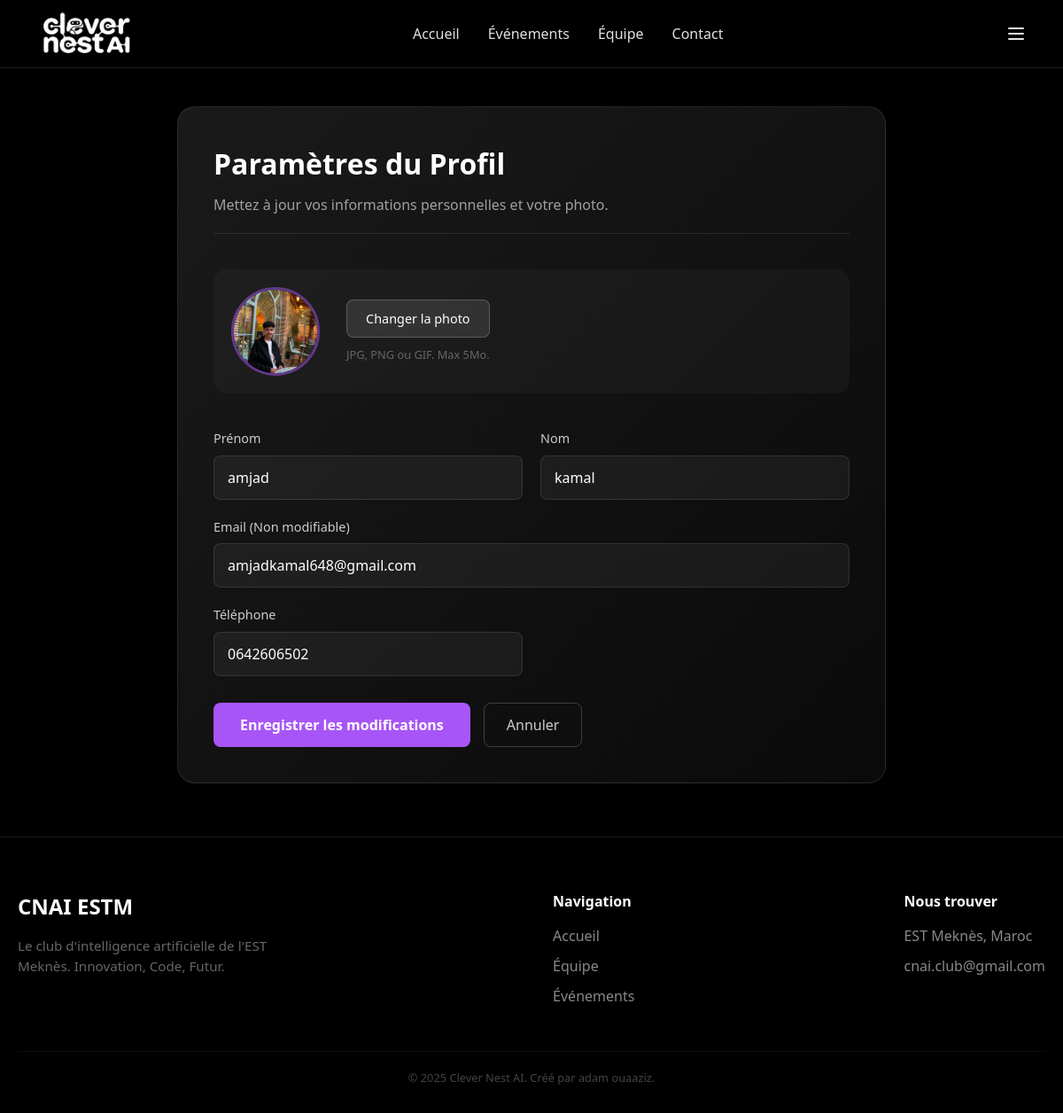
The page /settings/ (signed in) on the database as committed earlier.
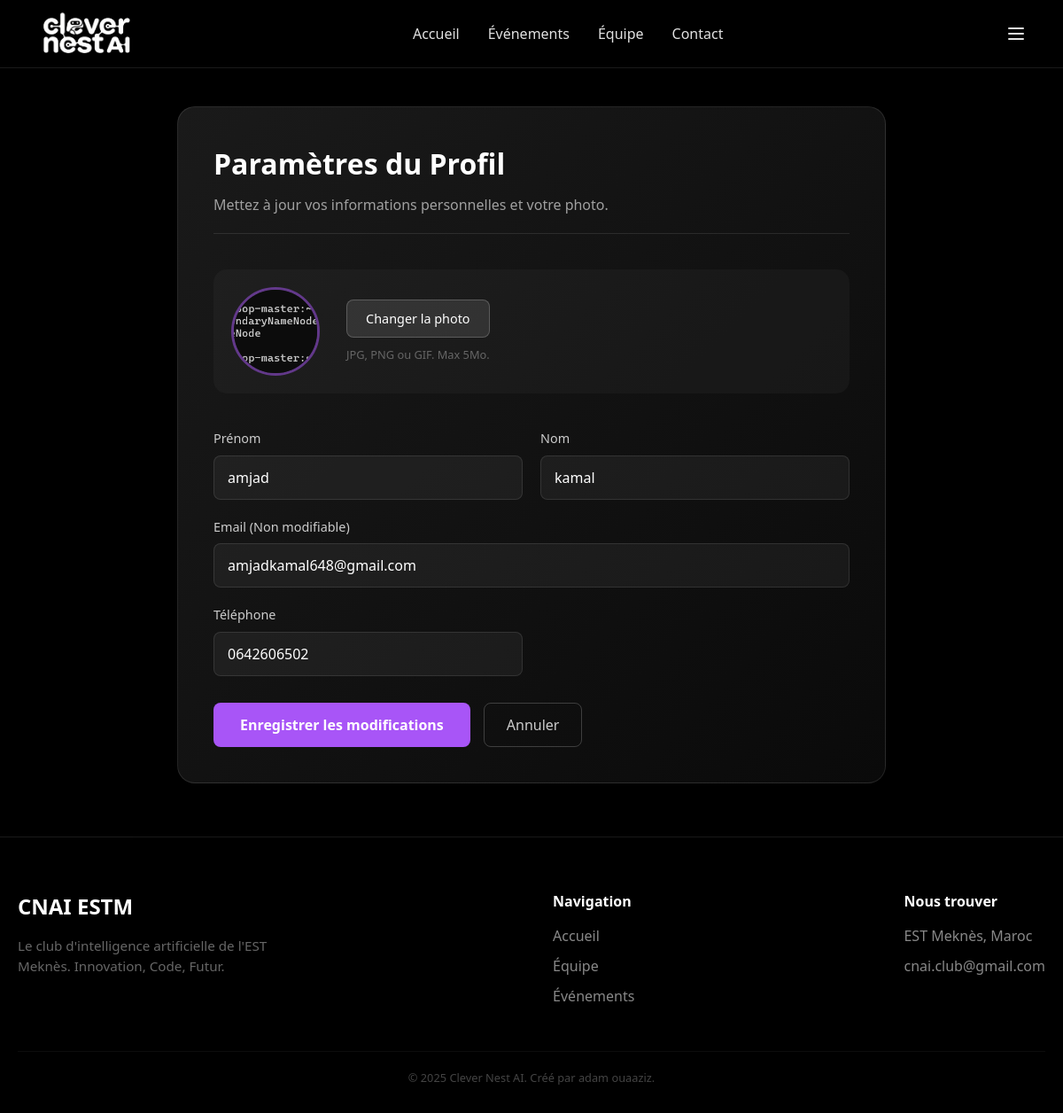
The same page on the database as committed later.
### membres/models.py (models this page shows, shortened)
class Membres(models.Model):
    nom = models.CharField(max_length=100)
    prenom = models.CharField(max_length=100)
    email = models.EmailField(unique=True)
    code_MASSAR = models.CharField(max_length=20, unique=True)
    telephone = models.CharField(max_length=15, blank=True, null=True)
    filliere = models.CharField(max_length=100)
    login = models.CharField(max_length=50, unique=True)
    mot_de_passe = models.CharField(max_length=128)
    points = models.IntegerField(default=0)
    rang = models.CharField(max_length=50, blank=True, null=True)
    photo = models.ImageField(upload_to='photos/', blank=True, null=True)
    date_inscription = models.DateTimeField(auto_now_add=True)
    uuid_code = models.UUIDField(default=uuid.uuid4, unique=True, editable=False)
    class Meta:
        ordering = ['nom']
        verbose_name = "Membre"
        verbose_name_plural = "Membres"

### membres/views.py (the view)
# urls.py: path('settings/', views.settings, name='settings'),
def settings(request):
    if not require_login(request): return redirect('login')
    if request.user.is_authenticated:
        return render(request, 'membres/settings.html', {'is_admin': True})
    membre = Membres.objects.get(id=request.session['membre_id'])
    if request.method == 'POST':
        form = MembreSettingsForm(request.POST, request.FILES, instance=membre)
        if form.is_valid():
            nouveau_mdp = form.cleaned_data.get('nouveau_mot_de_passe')
            if nouveau_mdp: membre.mot_de_passe = nouveau_mdp
            form.save()
            messages.success(request, "✅ Informations mises à jour !")
            return redirect('settings')
        else:
            messages.error(request, "❌ Erreur mise à jour.")
    else:
        form = MembreSettingsForm(instance=membre)
    return render(request, 'membres/settings.html', {
        'form': form, 'membre': membre, 'is_member': get_is_member(request)
    })

### membres/forms.py (shortened to what this page needs)
class MembreSettingsForm(forms.ModelForm):
    nouveau_mot_de_passe = forms.CharField(
        required=False,
        widget=forms.PasswordInput(attrs={'placeholder': 'Laisser vide pour ne pas changer'}),
        label="Nouveau mot de passe"
    )
    class Meta:
        model = Membres
        fields = ['prenom', 'nom', 'email', 'telephone', 'photo']
        widgets = {
            'prenom': forms.TextInput(attrs={'placeholder': 'Votre prénom'}),
            'nom': forms.TextInput(attrs={'placeholder': 'Votre nom'}),
            'email': forms.EmailInput(attrs={'readonly': 'readonly'}), # Souvent on empêche de changer l'email
            'telephone': forms.TextInput(attrs={'placeholder': '06XXXXXXXX'}),
        }

### membres/views.py (called while the page is built)
def get_is_member(request):
    return request.user.is_authenticated or 'membre_id' in request.session

def require_login(request):
    if request.user.is_authenticated or 'membre_id' in request.session:
        return True
    return False

### membres/templates/membres/settings.html (shortened to what this page needs)
{% extends 'membres/base.html' %}
{% load static %}
{% block content %}
<div class="settings-container">
    <div class="settings-box animate-fade-up">
        <div class="settings-header">
            <h2>Paramètres du Profil</h2>
            <p>Mettez à jour vos informations personnelles et votre photo.</p>
        </div>
        <form method="POST" enctype="multipart/form-data">
            <div class="photo-upload-section">
                <div class="current-photo">
                    {% if membre.photo %}
                        <img src="{{ membre.photo.url }}" alt="Photo actuelle" id="photo-preview">
                    {% else %}
                        <div class="photo-placeholder" id="photo-placeholder">
                            {{ membre.prenom|first }}
                        </div>
                    {% endif %}
                </div>
                <div class="photo-actions">
                    <label for="id_photo" class="btn-upload">Changer la photo</label>
                    <p class="photo-help">JPG, PNG ou GIF. Max 5Mo.</p>
                </div>
            </div>
            <div class="form-grid">
                <div class="form-group">
                    <label>Prénom</label>
                    {{ form.prenom }}
                </div>
                <div class="form-group">
                    <label>Nom</label>
                    {{ form.nom }}
                </div>
                <div class="form-group full-width">
                    <label>Email (Non modifiable)</label>
                    {{ form.email }}
                </div>
                <div class="form-group">
                    <label>Téléphone</label>
                    {{ form.telephone }}
                </div>
            </div>
            <div class="form-actions">
                <button type="submit" class="btn-save">Enregistrer les modifications</button>
                <a href="{% url 'profile' %}" class="btn-cancel">Annuler</a>
            </div>
        </form>
    </div>
</div>
{% endblock %}

Rows that differ between the two databases and show on the page:
changed Membres "amjad": photo: a different picture
